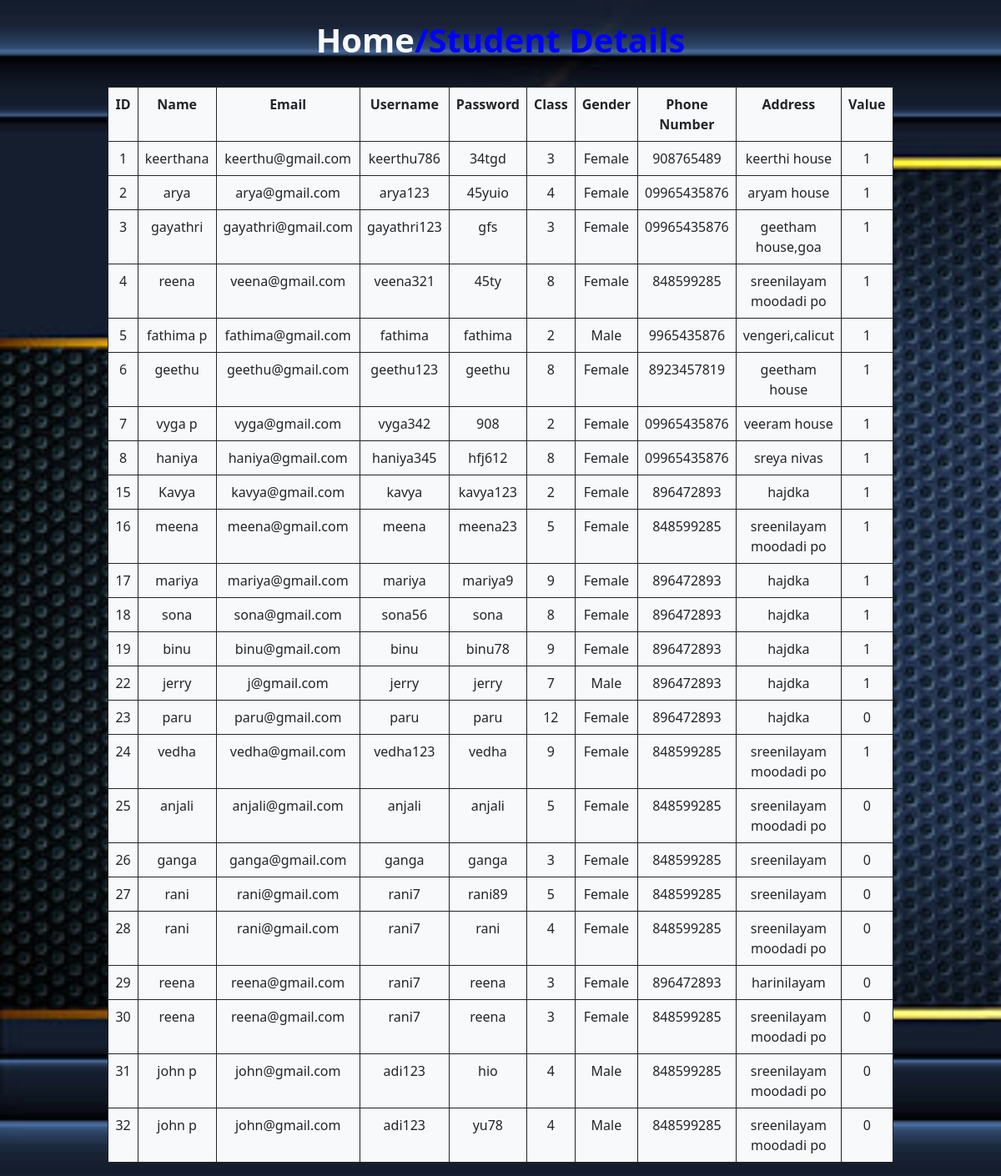
Screenshot of /viewstudent with the database file from the repository.
### school_app/models.py (models this page shows)
class Student(models.Model):
    Name=models.CharField(max_length=20)
    Email=models.EmailField(max_length=20)
    GENDER_CHOICES= (
        ('M', 'Male'),
        ('F', 'Female'),
        )
    Gender = models.CharField(max_length=1, choices=GENDER_CHOICES)
    Address=models.CharField(max_length=50)
    Phone_no=models.CharField(max_length=12)
    user_type=models.CharField(max_length=10)
    value=models.IntegerField(max_length=1)
    Username=models.CharField(max_length=12,default='student')
    Password=models.CharField(max_length=8,default=788904)
    cls=models.CharField(max_length=5,default=0)

### school_app/views.py (the view)
# urls.py: path('viewstudent',views.viewstudent,name='viewstudent'),
def viewstudent(request):
    a=Student.objects.all()
    return render(request,'Teacher_view_student.html',{'a1':a})

### school_app/templates/Teacher_view_student.html (shortened to what this page needs)
<!DOCTYPE html>
<html lang="en">
<head>
    <link href="https://cdn.jsdelivr.net/npm/bootstrap@5.0.2/dist/css/bootstrap.min.css" rel="stylesheet"
>
</head>
<body>
    <br>
    <h1><a href="teacherhome" class="text-decoration-none text-light">Home</a>/Student Details
    </h1><br>
    <div>
        <table class="table  table-bordered w-75 bg-light h-100 border-dark text-center ">
            <tr>
                <th>ID</th>
                <th>Name</th>
                <th>Email</th>
                <th>Username</th>
                <th>Password</th>
                <th>Class</th>
                <th>Gender</th>
                <th>Phone Number</th>
                <th>Address</th>
                <th>Value</th>
            </tr>
            {% for i in a1 %}
            <tr>
                <td>{{i.id}}</td>
                <td>{{i.Name}}</td>
                <td>{{i.Email}}</td>
                <td>{{i.Username}}</td>
                <td>{{i.Password}}</td>
                <td>{{i.cls}}</td>
                <td>{{i.Gender}}</td>
                <td>{{i.Phone_no}}</td>
                <td>{{i.Address}}</td>
                <td>{{i.value}}</td>
            </tr>
            {% endfor %}
        </table>
</body>
</html>

### school_app/templates/Teacher_view_student.html (style rules this page uses)
body { background-image: url('static/images/pngtree-blue.jpg'); background-size: cover; }
h1 { text-align: center; color: blue; font-weight: bold; }
div { display: flex; justify-content: center; }

### rows the page displays
Student: id "1", Name "keerthana", Email "keerthu@gmail.com", Username "keerthu786", Password "34tgd", cls "3", Gender "Female", Phone_no "908765489", Address "keerthi house", value "1"
Student: id "2", Name "arya", Email "arya@gmail.com", Username "arya123", Password "45yuio", cls "4", Gender "Female", Phone_no "09965435876", Address "aryam house", value "1"
Student: id "3", Name "gayathri", Email "gayathri@gmail.com", Username "gayathri123", Password "gfs", cls "3", Gender "Female", Phone_no "09965435876", Address "geetham house,goa", value "1"
Student: id "4", Name "reena", Email "veena@gmail.com", Username "veena321", Password "45ty", cls "8", Gender "Female", Phone_no "848599285", Address "sreenilayam moodadi po", value "1"
Student: id "5", Name "fathima p", Email "fathima@gmail.com", Username "fathima", Password "fathima", cls "2", Gender "Male", Phone_no "9965435876", Address "vengeri,calicut", value "1"
Student: id "6", Name "geethu", Email "geethu@gmail.com", Username "geethu123", Password "geethu", cls "8", Gender "Female", Phone_no "8923457819", Address "geetham house", value "1"
Student: id "7", Name "vyga p", Email "vyga@gmail.com", Username "vyga342", Password "908", cls "2", Gender "Female", Phone_no "09965435876", Address "veeram house", value "1"
Student: id "8", Name "haniya", Email "haniya@gmail.com", Username "haniya345", Password "hfj612", cls "8", Gender "Female", Phone_no "09965435876", Address "sreya nivas", value "1"
Student: id "15", Name "Kavya", Email "kavya@gmail.com", Username "kavya", Password "kavya123", cls "2", Gender "Female", Phone_no "896472893", Address "hajdka", value "1"
Student: id "16", Name "meena", Email "meena@gmail.com", Username "meena", Password "meena23", cls "5", Gender "Female", Phone_no "848599285", Address "sreenilayam moodadi po", value "1"
Student: id "17", Name "mariya", Email "mariya@gmail.com", Username "mariya", Password "mariya9", cls "9", Gender "Female", Phone_no "896472893", Address "hajdka", value "1"
Student: id "18", Name "sona", Email "sona@gmail.com", Username "sona56", Password "sona", cls "8", Gender "Female", Phone_no "896472893", Address "hajdka", value "1"
Student: id "19", Name "binu", Email "binu@gmail.com", Username "binu", Password "binu78", cls "9", Gender "Female", Phone_no "896472893", Address "hajdka", value "1"
Student: id "22", Name "jerry", Email "j@gmail.com", Username "jerry", Password "jerry", cls "7", Gender "Male", Phone_no "896472893", Address "hajdka", value "1"
Student: id "23", Name "paru", Email "paru@gmail.com", Username "paru", Password "paru", cls "12", Gender "Female", Phone_no "896472893", Address "hajdka", value "0"
Student: id "24", Name "vedha", Email "vedha@gmail.com", Username "vedha123", Password "vedha", cls "9", Gender "Female", Phone_no "848599285", Address "sreenilayam moodadi po", value "1"
Student: id "25", Name "anjali", Email "anjali@gmail.com", Username "anjali", Password "anjali", cls "5", Gender "Female", Phone_no "848599285", Address "sreenilayam moodadi po", value "0"
Student: id "26", Name "ganga", Email "ganga@gmail.com", Username "ganga", Password "ganga", cls "3", Gender "Female", Phone_no "848599285", Address "sreenilayam", value "0"
Student: id "27", Name "rani", Email "rani@gmail.com", Username "rani7", Password "rani89", cls "5", Gender "Female", Phone_no "848599285", Address "sreenilayam", value "0"
Student: id "28", Name "rani", Email "rani@gmail.com", Username "rani7", Password "rani", cls "4", Gender "Female", Phone_no "848599285", Address "sreenilayam moodadi po", value "0"
Student: id "29", Name "reena", Email "reena@gmail.com", Username "rani7", Password "reena", cls "3", Gender "Female", Phone_no "896472893", Address "harinilayam", value "0"
Student: id "30", Name "reena", Email "reena@gmail.com", Username "rani7", Password "reena", cls "3", Gender "Female", Phone_no "848599285", Address "sreenilayam moodadi po", value "0"
Student: id "31", Name "john p", Email "john@gmail.com", Username "adi123", Password "hio", cls "4", Gender "Male", Phone_no "848599285", Address "sreenilayam moodadi po", value "0"
Student: id "32", Name "john p", Email "john@gmail.com", Username "adi123", Password "yu78", cls "4", Gender "Male", Phone_no "848599285", Address "sreenilayam moodadi po", value "0"
